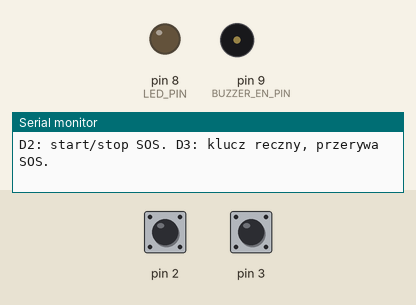
A sketch run on a simulated Arduino Nano, built with avr-gcc and run on an emulated ATmega328P. On the bench: output pins drawn as LEDs (lit = HIGH), buzzer (waves = sounding, pin HIGH), the last lines printed to the serial monitor. The inputs (shaded band) are chosen by the test bench; at power-on: pin 2 HIGH, pin 3 HIGH.

Above: at 1.2 s.
1.3 s: pin 2 pulled LOW for 0.15 s
At 4.2 s:
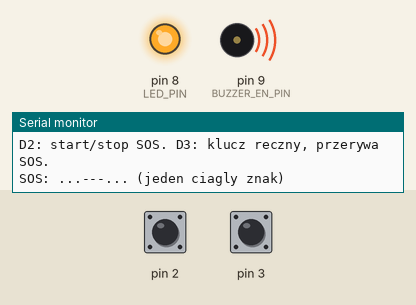
4.3 s: pin 3 pulled LOW for 0.15 s
5.9 s: pin 2 pulled LOW for 1 s
At 9.8 s:
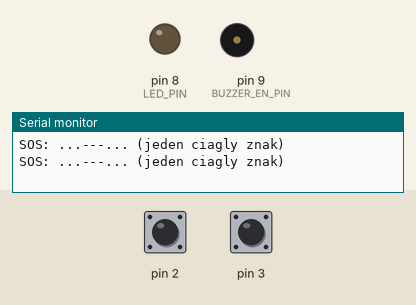
9.9 s: pin 2 pulled LOW for 3.2 s
14.6 s: pin 3 pulled LOW for 3.2 s
At 16.0 s:
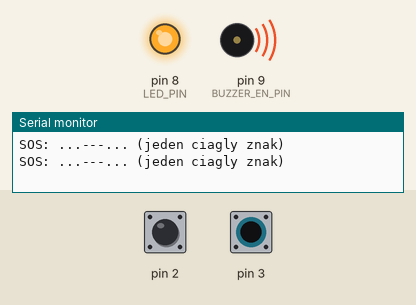
19.3 s: pin 2 driven LOW
At 24.2 s:
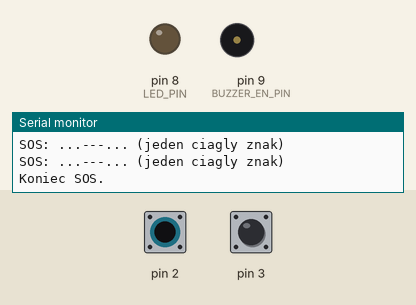
Timing chart, 0 to 24.9 s (numbered marks = the images above; inputs shaded):
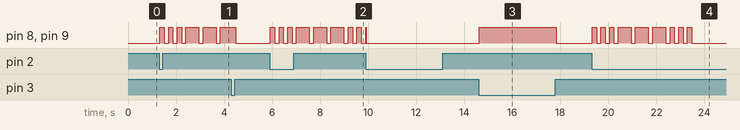

The sketch:

nadajnik_morsea.ino
```cpp
/* Nano 5 V: SOS=D2--GND, klucz reczny=D3--GND, LED=D8 przez 1kOhm, L293D EN=D9. */
#include <Arduino.h>
#include "Przycisk.h"

const uint8_t LED_PIN = 8;
const uint8_t BUZZER_EN_PIN = 9;
const uint32_t UNIT_MS = 180;
const uint8_t PULSE_UNITS[] = {1, 1, 1, 3, 3, 3, 1, 1, 1};
Przycisk sosButton(2);
Przycisk manualKey(3);
bool automatic = false;
bool signalOn = false;
uint8_t pulseIndex = 0;
uint32_t phaseAt = 0;
uint32_t phaseLength = 0;

void setSignal(bool on) {
  signalOn = on;
  digitalWrite(LED_PIN, on ? HIGH : LOW);
  digitalWrite(BUZZER_EN_PIN, on ? HIGH : LOW);
}

void startSOS(uint32_t now) {
  automatic = true;
  pulseIndex = 0;
  phaseAt = now;
  phaseLength = UNIT_MS * PULSE_UNITS[0];
  setSignal(true);
  Serial.println(F("SOS: ...---... (jeden ciagly znak)"));
}

void setup() {
  digitalWrite(LED_PIN, LOW);
  digitalWrite(BUZZER_EN_PIN, LOW);
  pinMode(LED_PIN, OUTPUT);
  pinMode(BUZZER_EN_PIN, OUTPUT);
  setSignal(false);
  sosButton.begin();
  manualKey.begin();
  Serial.begin(9600);
  Serial.println(F("D2: start/stop SOS. D3: klucz reczny, przerywa SOS."));
}

void loop() {
  const uint32_t now = millis();
  sosButton.update(now);
  manualKey.update(now);

  if (manualKey.down()) {
    automatic = false;
    setSignal(true);
    return;
  }
  if (sosButton.pressedEvent) {
    if (automatic) { automatic = false; setSignal(false); }
    else startSOS(now);
  }
  if (!automatic) {
    setSignal(false);
    return;
  }
  if (uint32_t(now - phaseAt) < phaseLength) return;
  phaseAt = now;
  if (signalOn) {
    setSignal(false);
    if (pulseIndex == 8) {
      automatic = false;
      Serial.println(F("Koniec SOS."));
    } else {
      // SOS jest jednym ciaglym znakiem, wiec kazda przerwa ma 1 jednostke.
      phaseLength = UNIT_MS;
    }
  } else {
    ++pulseIndex;
    phaseLength = UNIT_MS * PULSE_UNITS[pulseIndex];
    setSignal(true);
  }
}
```

Przycisk.h
```cpp
#pragma once
#include <Arduino.h>

// Jeden przycisk miedzy pinem a GND; programowe tlumienie drgan przez 30 ms.
class Przycisk {
 public:
  explicit Przycisk(uint8_t pin) : pin_(pin) {}
  void begin() {
    pinMode(pin_, INPUT_PULLUP);
    raw_ = stable_ = digitalRead(pin_);
    changedAt_ = millis();
  }
  void update(uint32_t now) {
    pressedEvent = releasedEvent = false;
    const uint8_t reading = digitalRead(pin_);
    if (reading != raw_) { raw_ = reading; changedAt_ = now; }
    if (stable_ != raw_ && uint32_t(now - changedAt_) >= 30UL) {
      stable_ = raw_;
      if (stable_ == LOW) { pressedEvent = true; pressedAt = changedAt_; }
      else releasedEvent = true;
    }
  }
  bool down() const { return stable_ == LOW; }
  bool pressedEvent = false;
  bool releasedEvent = false;
  uint32_t pressedAt = 0;
 private:
  uint8_t pin_;
  uint8_t raw_ = HIGH;
  uint8_t stable_ = HIGH;
  uint32_t changedAt_ = 0;
};
```

Measured:
- after the input at 1.3 s, pin 8 (LED_PIN), pin 9 (BUZZER_EN_PIN): goes 3 × (HIGH 0.18 s, LOW 0.18 s), HIGH 0.54 s, LOW 0.18 s, HIGH 0.54 s, LOW 0.18 s, then HIGH, starting at once
- after the input at 5.9 s, pin 8 (LED_PIN), pin 9 (BUZZER_EN_PIN): goes 3 × (HIGH 0.18 s, LOW 0.18 s), 3 × (HIGH 0.54 s, LOW 0.18 s), HIGH 0.18 s, LOW 0.18 s, HIGH 0.18 s, LOW 0.18 s, then HIGH, starting at once
- after the input at 14.6 s, pin 8 (LED_PIN), pin 9 (BUZZER_EN_PIN): LOW → HIGH at once, → LOW 3.2 s later
- after the input at 19.3 s, pin 8 (LED_PIN), pin 9 (BUZZER_EN_PIN): LOW → HIGH at once, → LOW 0.18 s later, → HIGH 0.18 s later, → LOW 0.18 s later, … (18 changes in this stretch)
